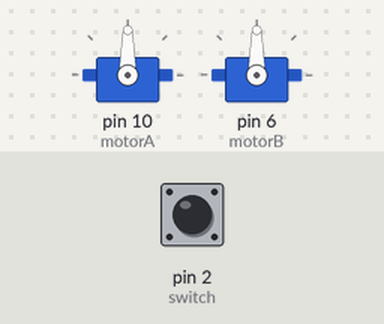
Simulated run of this sketch. Board: Arduino Uno, built with avr-gcc and run on an emulated ATmega328P. On the bench: 2 × servo. The test bench sets the inputs (shaded band); at power-on: pin 2 (switch) LOW.

Above: at 0.1 s.
At 12.3 s:
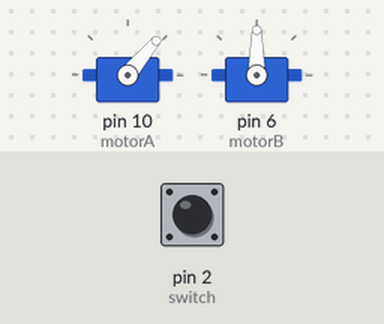
At 49.8 s:
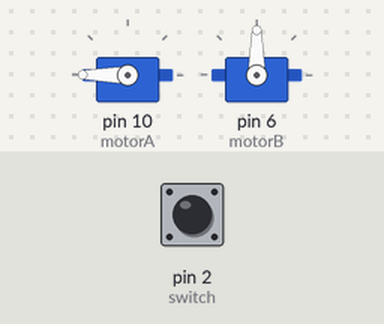
At 124.8 s:
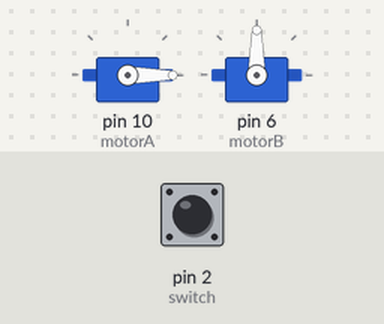
Timing chart, 0 to 126.3 s (numbered marks = the images above):
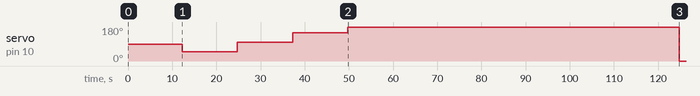

The sketch:

WHEELCHAIR_TEST_MOTORS.ino
```cpp
#define motorA 10
#define motorB 6
#define switch 2
#include <Servo.h>

Servo motor1;
Servo motor2;
String motorcommand;


int valueL;
int valueR;

int motorsON = 1;

void setup(){
  motor1.attach(motorA);
  motor2.attach(motorB);

  pinMode(switch, INPUT);
}


void setMotor(int SpeedA, int SpeedB){
  motor1.write(SpeedA);
  // motor2.write(SpeedB);
}

int i = 0;
void loop(){
  if(motorsON){
    i += 1;
    if (i%50 == 0){
      setMotor(i,i);
    }
  }

  if(digitalRead(2)){
    delay(50);
    if(digitalRead(2)){
        motorsON != motorsON;

        if(motorsON){
          motor1.attach(motorA);
          motor2.attach(motorB);
        } else {
          motor1.detach();
          motor2.detach();
        }
    }
  }

  delay(250);
}
```

Measured:
- by itself, servo on pin 10 (motorA): 90° → 50° at 12.3 s, → 100° 12.5 s later, → 150° 12.5 s later, → 180° 12.5 s later, … (5 changes in this stretch)
